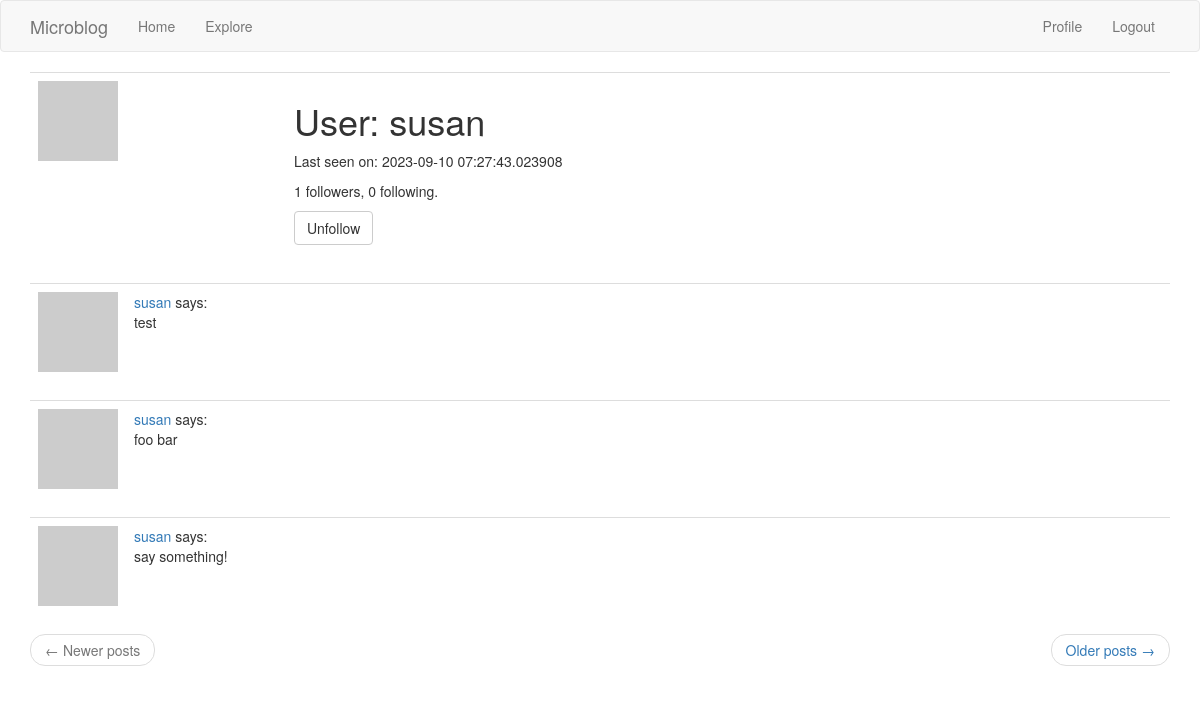
Page /user/susan (signed in) on the committed database.
### app/models.py (models this page shows, shortened)
class User(db.Model, UserMixin):
    id = db.Column(db.Integer, primary_key=True)
    username = db.Column(db.String(64), index=True, unique=True)
    email = db.Column(db.String(120), index=True, unique=True)
    password_hash = db.Column(db.String(128))
    posts = db.relationship("Post", backref="author", lazy="dynamic")
    about_me = db.Column(db.String(140))
    last_seen = db.Column(db.DateTime, default=datetime.utcnow)
    followed = db.relationship(
        "User",
        secondary=followers,
        primaryjoin=(followers.c.follower_id == id),
        secondaryjoin=(followers.c.followed_id == id),
        backref=db.backref("followers", lazy="dynamic"),
        lazy="dynamic",
    )
    def avatar(self, size):
        digest = md5(self.email.lower().encode("utf-8")).hexdigest()
        return f"https://www.gravatar.com/avatar/{digest}?d=identicon&s={size}"
    def is_following(self, user: User) -> None:
        return self.followed.filter(followers.c.followed_id == user.id).count() > 0

class Post(db.Model):
    id = db.Column(db.Integer, primary_key=True)
    body = db.Column(db.String(140))
    timestamp = db.Column(db.DateTime, index=True, default=datetime.utcnow)
    user_id = db.Column(db.Integer, db.ForeignKey("user.id"))

### app/routes.py (the view)
@flask_app.route("/user/<username>")
@login_required
def user(username):
    user = User.query.filter_by(username=username).first_or_404()
    page = request.args.get("page", 1, type=int)
    posts = user.posts.order_by(Post.timestamp.desc()).paginate(
        page=page, per_page=flask_app.config["POSTS_PER_PAGE"], error_out=False
    )
    next_url = (
        url_for("user", username=user.username, page=posts.next_num)
        if posts.has_next
        else None
    )
    prev_url = (
        url_for("user", username=user.username, page=posts.prev_num)
        if posts.has_prev
        else None
    )
    form = EmptyForm()
    return render_template(
        "user.html",
        user=user,
        posts=posts.items,
        next_url=next_url,
        prev_url=prev_url,
        form=form,
    )

### app/forms.py
class EmptyForm(FlaskForm):
    submit = SubmitField("Submit")

### app/models.py (called while the page is built)
@login.user_loader
def load_user(id_: str):
    return User.query.get(int(id_))

### app/routes.py (called while the page is built)
@flask_app.before_request
def before_request():
    if current_user.is_authenticated:
        current_user.last_seen = datetime.utcnow()
        db.session.commit()

### app/templates/user.html (shortened to what this page needs)
{% extends "base.html" %}
{% block app_content %}
    <table class="table table-hover">
        <tr>
            <td width="256px"><img src="{{ user.avatar(256) }}"></td>
            <td>
                <h1>User: {{ user.username }}</h1>
                {% if user.last_seen %}<p>Last seen on: {{ user.last_seen }}</p>{% endif %}
                <p>{{ user.followers.count() }} followers, {{ user.followed.count() }} following.</p>
                {% if user == current_user %}
                <p><a href="{{ url_for('edit_profile') }}">Edit your profile</a></p>
                {% else %}
                <p>
                    <form action="{{ url_for('unfollow', username=user.username) }}" method="post">
                        {{ form.submit(value='Unfollow', class_='btn btn-default') }}
                    </form>
                </p>
                {% endif %}
            </td>
        </tr>
    </table>
    {% for post in posts %}
        {% include '_post.html' %}
    {% endfor %}
    <nav aria-label="...">
        <ul class="pager">
            <li class="previous{% if not prev_url %} disabled{% endif %}">
                <a href="{{ prev_url or '#' }}">
                    <span aria-hidden="true">&larr;</span> Newer posts
                </a>
            </li>
            <li class="next{% if not next_url %} disabled{% endif %}">
                <a href="{{ next_url or '#' }}">
                    Older posts <span aria-hidden="true">&rarr;</span>
                </a>
            </li>
        </ul>
    </nav>
{% endblock %}

### app/templates/_post.html
    <table class="table table-hover">
        <tr>
            <td width="70px">
                <a href="{{ url_for('user', username=post.author.username) }}">
                    <img src="{{ post.author.avatar(70) }}" />
                </a>
            </td>
            <td>
                <a href="{{ url_for('user', username=post.author.username) }}">
                    {{ post.author.username }}
                </a>
                says:
                <br>
                {{ post.body }}
            </td>
        </tr>
    </table>

### rows in the picture
User: username "susan", last_seen "2023-09-10 07:27:43.023908"
Post: author.username "susan", body "test"
Post: author.username "susan", body "foo bar"
Post: author.username "susan", body "say something!"

### other values in the picture
{{ user.followers.count() }} "1"
{{ user.followed.count() }} "0"
